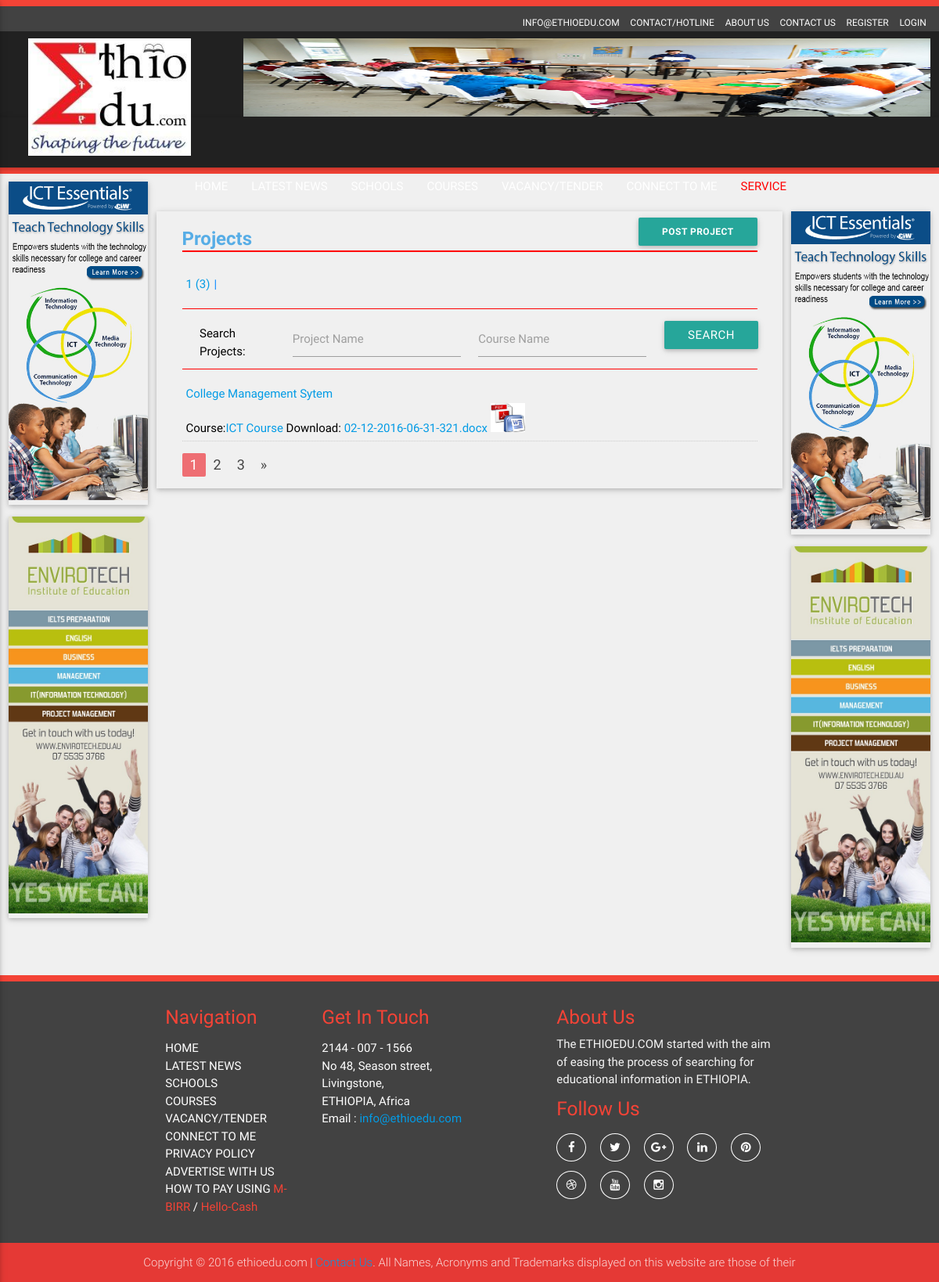
Screenshot of /index.php/Projectlist?id=3 with the database file from the repository.
### tables this page shows
CREATE TABLE `tbl_advertise` (
  `advertise_id` int(11) NOT NULL,
  `advertise_name` varchar(100) NOT NULL,
  `advertise_email` varchar(50) NOT NULL,
  `advertise_number` varchar(15) NOT NULL,
  `advertise_category` varchar(50) NOT NULL,
  `advertise_position` varchar(20) NOT NULL,
  `advertise_subject` varchar(200) NOT NULL,
  `advertise_attachment` varchar(200) NOT NULL,
  `advertise_desc` varchar(500) NOT NULL,
  `advertise_date` varchar(50) NOT NULL,
  `advertise_time` varchar(50) NOT NULL,
  `user_id` int(11) NOT NULL,
  `isactive` tinyint(1) NOT NULL DEFAULT '0'
);

CREATE TABLE `tbl_projects` (
  `project_id` int(11) NOT NULL,
  `project_title` varchar(100) NOT NULL,
  `project_course` varchar(50) NOT NULL,
  `project_category` varchar(200) NOT NULL,
  `project_year` varchar(50) NOT NULL,
  `project_format` varchar(50) NOT NULL,
  `project_upload` varchar(50) NOT NULL,
  `project_date` varchar(50) NOT NULL,
  `project_time` varchar(50) NOT NULL,
  `project_approve` varchar(10) NOT NULL,
  `user_id` int(11) NOT NULL
);

### index.php (called while the page is built, shortened)
<?php
require_once BASEPATH.'core/CodeIgniter.php';

### application/models/Init_models.php (called while the page is built, shortened)
<?php
   class Init_models extends CI_Model
   {
    public function getadvertisebanners()
      {
          $query = $this->db->query("SELECT * FROM tbl_advertise where isactive=true");
         return $query->result_array();
      }
    function search_project($query_array, $limit,$offset, $sort_by,$sort_order){
      $sort_order = ($sort_order == 'desc') ? 'desc': 'asc';
      $sort_columns =  array('project_title','project_course','project_category');
      $sort_by = (in_array($sort_by, $sort_columns)) ? $sort_by : 'project_title';
      $q = $this->db->select('*')
                     ->from('tbl_projects')
                     ->where('project_approve = 1')
                     ->limit($limit , $offset)
                    ->order_by($sort_by , $sort_order);
    $ret['rows']= $q->get()->result();
   $q = $this->db->select('count(*) as count', FALSE)
                       ->from('tbl_projects')
                   -> where('project_approve = 1') ;
    $tem = $q->get()->result();
    $ret['num_rows'] = $tem[0]->count;
   return $ret;
   }
   }
?>

### application/views/Projectlist.php (the view, shortened to what this page needs)
<?php  $this->load->view('header'); ?>
        <div class="service-wrap ">
            <div class="row">
                <div class="col s12 m2 grid-example">
                    <div class="service_col z-depth-1  darken-1">
                        <a href="#">
                            <img src="<?php echo base_url() . 'images/slider/Banner_Vertical.jpg' ?>">
                        </a>
                    </div>
                    <div class="service_col z-depth-1  darken-1">
                        <a href="#">
                            <img src="<?php echo base_url() . 'images/slider/Banner-Vertical.jpg' ?>">
                        </a>
                    </div>
                </div>
                <div class="col s12 m8 grid-example z-depth-1">
                    <div class="project_details">
                        <div class="col m12 s12">
                            <div class="page-heading-wrap">
                                <h1 class="page-heading">Projects <span class="Project-button"><a href="<?php echo base_url().'index.php/project_topics'?>"class="waves-effect waves-light btn">Post Project</a></span></h1>
                            </div>
                        </div>
                        <div class="col s12 m12 ">
                            <div class="school_category_box">
                                 <ul class="s_category_list">
                                <?php foreach($categories as $row){
                                    $pc_name = $row['project_category'];
                                     $query2 = $this->db->query("select count(*) as row_count from tbl_projects where project_category = '".$pc_name."' GROUP BY project_category");
                                    ?>
                                    <li class="catrgory_list_item"><a href="<?php echo base_url(); ?>index.php/Projectlist/search?category=<?php echo $pc_name; ?>"><?php echo $pc_name; ?> (<?php echo $query2->result()[0]->row_count; ?>)</a></li>
                                    <?php } ?>
                                </ul>
                            </div>
                        </div>
<form id="sortproject" method="post" action="<?php echo base_url() . 'index.php/Projectlist/search' ?>">
                         <div class="col m12 s12">
                            <div class="project_sort_form col m12">
                                <div class="col s2">
                                    <p class="black-text">Search Projects:</p>
                                </div>
                                <div class="input-field col s4">
                                        <input list="projectnames" id="startdate" type="text" class=" validate" name="project_name" >
                                        <label for="Caption">Project Name</label>
                                    </div>
                                <div class="input-field col s4">
                                        <input list="coursenames" id="enddate" type="text" class=" validate" name="course_name">
                                        <label for="Caption">Course Name</label>
                                    </div>
                                <div class="input-field col s2">
                                         <button class="btn waves-effect waves-light" type="submit" name="action">search
                                        </button>
                                    </div>
                            </div>
                        </div>
                        </form>
                        <div class="col s12 m12 ">
                            <div class="project_list_wrap">
                                   <ul class="project_list">
                                    <?php
                                    $resultcount = count($project);
                                    if($resultcount >= 1){
                                    foreach($project as $row){
                                                       ?>
                                    <li class="project_content">
                                        <a href="#" class="vacancy_link">
                                            <span class="project_title"><?php echo $row->project_title;?></span><br>
                                        </a>
                                         <span class="project_sinfo">Course:<a href="#"><?php echo $row->project_course;?></a> Download: <a href="<?php echo base_url() . 'uploads/Documents/' .$row->project_upload;?>"><?php echo $row->project_upload;?> </a><img src="http://localhost/ETHIO/images/pdfword.jpg" style="height: 37px;
    width: 44px;"> </span>
                                    </li>
                                    <?php }}else{
                                        echo "Result Not Found";
                                        } ?>
                                </ul>
                                <?php echo $pagination; ?>
                            </div>
                        </div>
                    </div>
                </div>
               <div class="col s12 m2 grid-example">
                    <div class="service_col z-depth-1  darken-1">
                        <a href="#">
                            <img src="<?php echo base_url() . 'images/slider/Banner_Vertical.jpg' ?>">
                        </a>
                    </div>
                    <div class="service_col z-depth-1  darken-1">
                        <a href="#">
                            <img src="<?php echo base_url() . 'images/slider/Banner-Vertical.jpg' ?>">
                        </a>
                    </div>
                </div>
            </div>
        </div>

### application/views/header.php (shortened to what this page needs)
<!DOCTYPE html>
<html lang="en">
    <head>
        <link rel="stylesheet" type="text/css" href="<?php echo base_url() . 'css/materialize.min.css' ?> " />
        <link rel="stylesheet" type="text/css" href="<?php echo base_url() . 'css/font-awesome.min.css' ?>" />
        <link rel="stylesheet" type="text/css" href="<?php echo base_url() . 'css/owl.carousel.css' ?>" />
        <link rel="stylesheet" type="text/css" href="<?php echo base_url() . 'css/bootstrapValidator.css'?>"/>
        <link rel="stylesheet" type="text/css" href="<?php echo base_url() . 'css/style.css' ?>" />
    </head>
    <body>
        <div class="header-top grey darken-3 ">
            <div class="row">
                <div class="col s12 ">
                    <ul class="top-nav">
                        <li><a href="#">INFO@ETHIOEDU.COM</a></li>
                        <li><a class="<?php if($this->uri->segment(1)=="Contacts_Hotline"){echo "active";}?>" href="<?php echo base_url() . 'index.php/Contacts_Hotline' ?>">CONTACT/HOTLINE</a></li>
                        <li><a class="<?php if($this->uri->segment(1)=="About_us"){echo "active";}?>" href="<?php echo base_url() . 'index.php/About_us' ?>">ABOUT US</a></li>
                        <li><a class="<?php if($this->uri->segment(1)=="contact"){echo "active";}?>" href="<?php echo base_url() . 'index.php/contact' ?>">CONTACT US</a></li>
                            <?php if (!$this->session->userdata('logged_in'))
                             { ?>
                        <li><a class="<?php if($this->uri->segment(1)=="sregister"){echo "active";}?>" href="<?php echo base_url() . 'index.php/sregister' ?>">REGISTER </a></li>
                        <li><a class="<?php if($this->uri->segment(1)=="login"){echo "active";}?>" href="<?php echo base_url() . 'index.php/login' ?>">LOGIN</a></li>
                            <?php } ?>
                    </ul>
                </div>
            </div>
        </div>
        <div class="header-top1 grey darken-4 ">
            <div class="row">
                <div class="col s3 ">
                   <a href="<?php echo base_url().'index.php/home'?>"> <img class="logo_bar" src="<?php echo base_url() . 'images/logo.png' ?>"></a>
                </div>
                <div class="col s9 ">
                    <div class="upper_slider">
                         <?php foreach ($banners as $key => $value) {
                                if($value['advertise_position']=='Top')
                                    echo "<div class='item'><img src='../uploads/".$value['advertise_attachment']."'></div>";
                            }?>
                    </div>
                </div>
            </div>
        </div>
        <div class="navbar-fix">
            <nav class="grey darken-4" role="navigation">
                <div class="nav-wrapper container">
                    <ul class="right hide-on-med-and-down">
                        <li><a  class="<?php if($this->uri->segment(1)=="home"){echo "active";}?>" href="<?php echo base_url() . 'index.php/home' ?>">HOME</a></li>
                        <li><a class="dropdown-button home-btn <?php if($this->uri->segment(1)=="news" || $this->uri->segment(1)=="reportnews" || $this->uri->segment(1)=="gist"){echo "active";}?>" href="#!" data-hover="true" data-activates="dropdown1">LATEST NEWS</a></li>
                        <li><a class="<?php if($this->uri->segment(1)=="schools"){echo "active";}?>" href="<?php echo base_url() . 'index.php/schools' ?>">SCHOOLS</a></li>
                        <li><a class="<?php if($this->uri->segment(1)=="course"){echo "active";}?>" href="<?php echo base_url() . 'index.php/course' ?>">COURSES</a></li>
                        <li><a class="<?php if($this->uri->segment(1)=="vactender"){echo "active";}?>" href="<?php echo base_url() . 'index.php/vactender' ?>">VACANCY/TENDER</a></li>
                        <li><a class="<?php if($this->uri->segment(1)=="connectme"){echo "active";}?>" href="<?php echo base_url() . 'index.php/connectme' ?>">CONNECT TO ME</a></li>
                        <li><a class="dropdown-button home-btn <?php if($this->uri->segment(1)=="Projectlist" || $this->uri->segment(1)=="event" || $this->uri->segment(1)=="tips" || $this->uri->segment(1)=="QuesAns"){echo "active";} ?>" href="" data-hover="true" data-activates="dropdown2">SERVICE</a></li>
                    </ul>
                </div>
            </nav>
        </div>

### css/style.css (style rules this page uses)
body { background: #f0f0f0; }
p { margin: 0px; color: #000; }
.navbar-fix { border-bottom: 8px solid #f44336; }
.navbar-fix ul li a { color: #fff; }
.navbar-fix ul li .active { color: red; }
.header-top { height: 40px; color: #fff; border-top: 8px solid #f44336; }
.logo_bar { height: 150px; width: 75%; margin-left: 25px; }
.header-top1 { height: 110px; color: #fff; }
.upper_slider .item img { height: 100px; }
.top-nav { margin: 0px; float: right; }
.top-nav li { list-style: none; display: inline-block; line-height: 40px; }
.top-nav li a { text-decoration: none; padding: 0px 5px; color: #fff; font-size: 12px; }
.service-wrap { margin-top: 10px; }
.service_col { overflow: hidden; margin-bottom: 15px; }
.service_col img { width: 100%; }
.service_col h5,p { color: #fff; }
.about_details .page-heading-wrap .page-heading,.news_details .page-heading-wrap .page-heading,.vacancy_details .page-heading-wrap .page-heading, .project_details .page-heading-wrap .page-heading ,.Contacts_Hotline_details .page-heading-wrap .page-heading,.gist_details .page-heading-wrap .page-heading { font-size: 24px; font-weight: bold; color: #57ade6; border-bottom: 2px solid red; margin: 10px 0px; }
.about_details .page-heading-wrap .page-heading span, .news_details .page-heading-wrap .page-heading span, .project_details .page-heading-wrap .page-heading span,.event_details .page-heading-wrap .page-heading span { float:right; font-size: 12px; margin-top: -12px; }
.about_details,.news_details,.project_details,.Contacts_Hotline_details,.Ques_details { margin: 0px; color: #000; padding: 10px; text-align: justify; }
.project_list_wrap .project_list .project_content { padding: 5px; border-bottom: 1px dotted #ccc; }
.news_sort_form,.QuesAns_sort_form,.project_sort_form,.event_sort_form { border-bottom: 1px solid red; }
.project_sort_form { border-top: 1px solid red; }
.news_sort_form ,.project_sort_form p { margin-top: 20px; }
.school_category_box .s_category_list li { display: inline-block; padding: 5px 5px; margin-right: 3px; }
.school_category_box .s_category_list li:after { content: "|"; position: relative; height: 5px; left: 5px; color: #0A88FF; }
.page-heading { line-height: 55px; }
.p-h,.page-heading { line-height: 30px; }

### rows the page displays
tbl_advertise: advertise_attachment (placeholder picture)
tbl_projects: project_category "1", row_count "3", project_title "College Management Sytem", project_course "ICT Course", project_upload "02-12-2016-06-31-321.docx"

### other values shown
$pagination "1 2 3 »"
